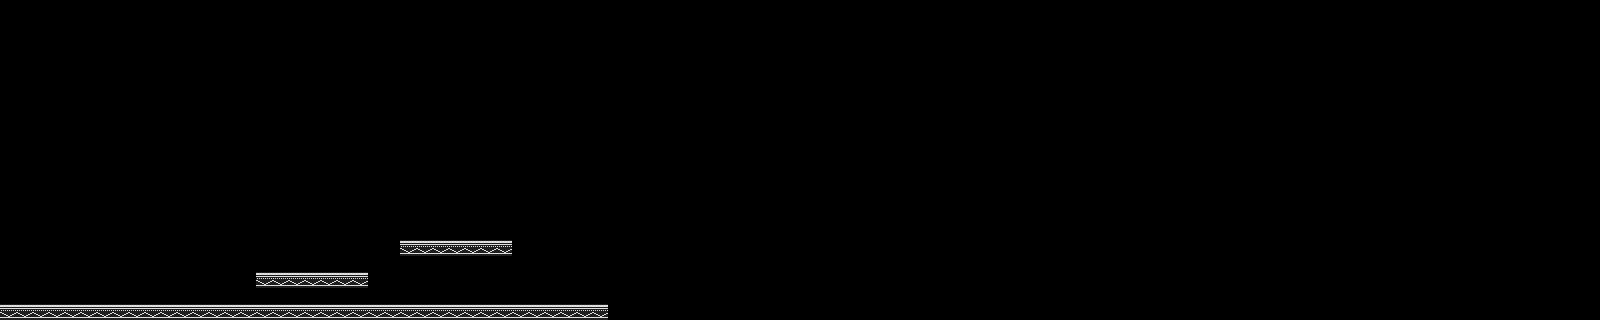

This game map was drawn from its Tiled (.tmx) file and the tilesets committed beside it. A one-line description and the full map source follow:
An orthogonal 100x20 tile map with 16x16 px tiles, 1 tile layer (Calque de Tuiles 1).

<map version="1.5" tiledversion="1.7.2" orientation="orthogonal" renderorder="right-down" width="100" height="20" tilewidth="16" tileheight="16" infinite="0" nextlayerid="2" nextobjectid="1">
 <editorsettings>
  <export target="../Project_Zeldalike/map_1.json" format="json" />
 </editorsettings>
 <tileset firstgid="1" name="envi" tilewidth="16" tileheight="16" tilecount="961" columns="31">
  <image source="assets/envi.png" width="500" height="500" />
 </tileset>
 <layer id="1" name="Calque de Tuiles 1" width="100" height="20">
  <data encoding="csv">
0,0,0,0,0,0,0,0,0,0,0,0,0,0,0,0,0,0,0,0,0,0,0,0,0,0,0,0,0,0,0,0,0,0,0,0,0,0,0,0,0,0,0,0,0,0,0,0,0,0,0,0,0,0,0,0,0,0,0,0,0,0,0,0,0,0,0,0,0,0,0,0,0,0,0,0,0,0,0,0,0,0,0,0,0,0,0,0,0,0,0,0,0,0,0,0,0,0,0,0,
0,0,0,0,0,0,0,0,0,0,0,0,0,0,0,0,0,0,0,0,0,0,0,0,0,0,0,0,0,0,0,0,0,0,0,0,0,0,0,0,0,0,0,0,0,0,0,0,0,0,0,0,0,0,0,0,0,0,0,0,0,0,0,0,0,0,0,0,0,0,0,0,0,0,0,0,0,0,0,0,0,0,0,0,0,0,0,0,0,0,0,0,0,0,0,0,0,0,0,0,
0,0,0,0,0,0,0,0,0,0,0,0,0,0,0,0,0,0,0,0,0,0,0,0,0,0,0,0,0,0,0,0,0,0,0,0,0,0,0,0,0,0,0,0,0,0,0,0,0,0,0,0,0,0,0,0,0,0,0,0,0,0,0,0,0,0,0,0,0,0,0,0,0,0,0,0,0,0,0,0,0,0,0,0,0,0,0,0,0,0,0,0,0,0,0,0,0,0,0,0,
0,0,0,0,0,0,0,0,0,0,0,0,0,0,0,0,0,0,0,0,0,0,0,0,0,0,0,0,0,0,0,0,0,0,0,0,0,0,0,0,0,0,0,0,0,0,0,0,0,0,0,0,0,0,0,0,0,0,0,0,0,0,0,0,0,0,0,0,0,0,0,0,0,0,0,0,0,0,0,0,0,0,0,0,0,0,0,0,0,0,0,0,0,0,0,0,0,0,0,0,
0,0,0,0,0,0,0,0,0,0,0,0,0,0,0,0,0,0,0,0,0,0,0,0,0,0,0,0,0,0,0,0,0,0,0,0,0,0,0,0,0,0,0,0,0,0,0,0,0,0,0,0,0,0,0,0,0,0,0,0,0,0,0,0,0,0,0,0,0,0,0,0,0,0,0,0,0,0,0,0,0,0,0,0,0,0,0,0,0,0,0,0,0,0,0,0,0,0,0,0,
0,0,0,0,0,0,0,0,0,0,0,0,0,0,0,0,0,0,0,0,0,0,0,0,0,0,0,0,0,0,0,0,0,0,0,0,0,0,0,0,0,0,0,0,0,0,0,0,0,0,0,0,0,0,0,0,0,0,0,0,0,0,0,0,0,0,0,0,0,0,0,0,0,0,0,0,0,0,0,0,0,0,0,0,0,0,0,0,0,0,0,0,0,0,0,0,0,0,0,0,
0,0,0,0,0,0,0,0,0,0,0,0,0,0,0,0,0,0,0,0,0,0,0,0,0,0,0,0,0,0,0,0,0,0,0,0,0,0,0,0,0,0,0,0,0,0,0,0,0,0,0,0,0,0,0,0,0,0,0,0,0,0,0,0,0,0,0,0,0,0,0,0,0,0,0,0,0,0,0,0,0,0,0,0,0,0,0,0,0,0,0,0,0,0,0,0,0,0,0,0,
0,0,0,0,0,0,0,0,0,0,0,0,0,0,0,0,0,0,0,0,0,0,0,0,0,0,0,0,0,0,0,0,0,0,0,0,0,0,0,0,0,0,0,0,0,0,0,0,0,0,0,0,0,0,0,0,0,0,0,0,0,0,0,0,0,0,0,0,0,0,0,0,0,0,0,0,0,0,0,0,0,0,0,0,0,0,0,0,0,0,0,0,0,0,0,0,0,0,0,0,
0,0,0,0,0,0,0,0,0,0,0,0,0,0,0,0,0,0,0,0,0,0,0,0,0,0,0,0,0,0,0,0,0,0,0,0,0,0,0,0,0,0,0,0,0,0,0,0,0,0,0,0,0,0,0,0,0,0,0,0,0,0,0,0,0,0,0,0,0,0,0,0,0,0,0,0,0,0,0,0,0,0,0,0,0,0,0,0,0,0,0,0,0,0,0,0,0,0,0,0,
0,0,0,0,0,0,0,0,0,0,0,0,0,0,0,0,0,0,0,0,0,0,0,0,0,0,0,0,0,0,0,0,0,0,0,0,0,0,0,0,0,0,0,0,0,0,0,0,0,0,0,0,0,0,0,0,0,0,0,0,0,0,0,0,0,0,0,0,0,0,0,0,0,0,0,0,0,0,0,0,0,0,0,0,0,0,0,0,0,0,0,0,0,0,0,0,0,0,0,0,
0,0,0,0,0,0,0,0,0,0,0,0,0,0,0,0,0,0,0,0,0,0,0,0,0,0,0,0,0,0,0,0,0,0,0,0,0,0,0,0,0,0,0,0,0,0,0,0,0,0,0,0,0,0,0,0,0,0,0,0,0,0,0,0,0,0,0,0,0,0,0,0,0,0,0,0,0,0,0,0,0,0,0,0,0,0,0,0,0,0,0,0,0,0,0,0,0,0,0,0,
0,0,0,0,0,0,0,0,0,0,0,0,0,0,0,0,0,0,0,0,0,0,0,0,0,0,0,0,0,0,0,0,0,0,0,0,0,0,0,0,0,0,0,0,0,0,0,0,0,0,0,0,0,0,0,0,0,0,0,0,0,0,0,0,0,0,0,0,0,0,0,0,0,0,0,0,0,0,0,0,0,0,0,0,0,0,0,0,0,0,0,0,0,0,0,0,0,0,0,0,
0,0,0,0,0,0,0,0,0,0,0,0,0,0,0,0,0,0,0,0,0,0,0,0,0,0,0,0,0,0,0,0,0,0,0,0,0,0,0,0,0,0,0,0,0,0,0,0,0,0,0,0,0,0,0,0,0,0,0,0,0,0,0,0,0,0,0,0,0,0,0,0,0,0,0,0,0,0,0,0,0,0,0,0,0,0,0,0,0,0,0,0,0,0,0,0,0,0,0,0,
0,0,0,0,0,0,0,0,0,0,0,0,0,0,0,0,0,0,0,0,0,0,0,0,0,0,0,0,0,0,0,0,0,0,0,0,0,0,0,0,0,0,0,0,0,0,0,0,0,0,0,0,0,0,0,0,0,0,0,0,0,0,0,0,0,0,0,0,0,0,0,0,0,0,0,0,0,0,0,0,0,0,0,0,0,0,0,0,0,0,0,0,0,0,0,0,0,0,0,0,
0,0,0,0,0,0,0,0,0,0,0,0,0,0,0,0,0,0,0,0,0,0,0,0,0,0,0,0,0,0,0,0,0,0,0,0,0,0,0,0,0,0,0,0,0,0,0,0,0,0,0,0,0,0,0,0,0,0,0,0,0,0,0,0,0,0,0,0,0,0,0,0,0,0,0,0,0,0,0,0,0,0,0,0,0,0,0,0,0,0,0,0,0,0,0,0,0,0,0,0,
0,0,0,0,0,0,0,0,0,0,0,0,0,0,0,0,0,0,0,0,0,0,0,0,0,1,1,1,1,1,1,1,0,0,0,0,0,0,0,0,0,0,0,0,0,0,0,0,0,0,0,0,0,0,0,0,0,0,0,0,0,0,0,0,0,0,0,0,0,0,0,0,0,0,0,0,0,0,0,0,0,0,0,0,0,0,0,0,0,0,0,0,0,0,0,0,0,0,0,0,
0,0,0,0,0,0,0,0,0,0,0,0,0,0,0,0,0,0,0,0,0,0,0,0,0,0,0,0,0,0,0,0,0,0,0,0,0,0,0,0,0,0,0,0,0,0,0,0,0,0,0,0,0,0,0,0,0,0,0,0,0,0,0,0,0,0,0,0,0,0,0,0,0,0,0,0,0,0,0,0,0,0,0,0,0,0,0,0,0,0,0,0,0,0,0,0,0,0,0,0,
0,0,0,0,0,0,0,0,0,0,0,0,0,0,0,0,1,1,1,1,1,1,1,0,0,0,0,0,0,0,0,0,0,0,0,0,0,0,0,0,0,0,0,0,0,0,0,0,0,0,0,0,0,0,0,0,0,0,0,0,0,0,0,0,0,0,0,0,0,0,0,0,0,0,0,0,0,0,0,0,0,0,0,0,0,0,0,0,0,0,0,0,0,0,0,0,0,0,0,0,
0,0,0,0,0,0,0,0,0,0,0,0,0,0,0,0,0,0,0,0,0,0,0,0,0,0,0,0,0,0,0,0,0,0,0,0,0,0,0,0,0,0,0,0,0,0,0,0,0,0,0,0,0,0,0,0,0,0,0,0,0,0,0,0,0,0,0,0,0,0,0,0,0,0,0,0,0,0,0,0,0,0,0,0,0,0,0,0,0,0,0,0,0,0,0,0,0,0,0,0,
1,1,1,1,1,1,1,1,1,1,1,1,1,1,1,1,1,1,1,1,1,1,1,1,1,1,1,1,1,1,1,1,1,1,1,1,1,1,0,0,0,0,0,0,0,0,0,0,0,0,0,0,0,0,0,0,0,0,0,0,0,0,0,0,0,0,0,0,0,0,0,0,0,0,0,0,0,0,0,0,0,0,0,0,0,0,0,0,0,0,0,0,0,0,0,0,0,0,0,0
</data>
 </layer>
</map>